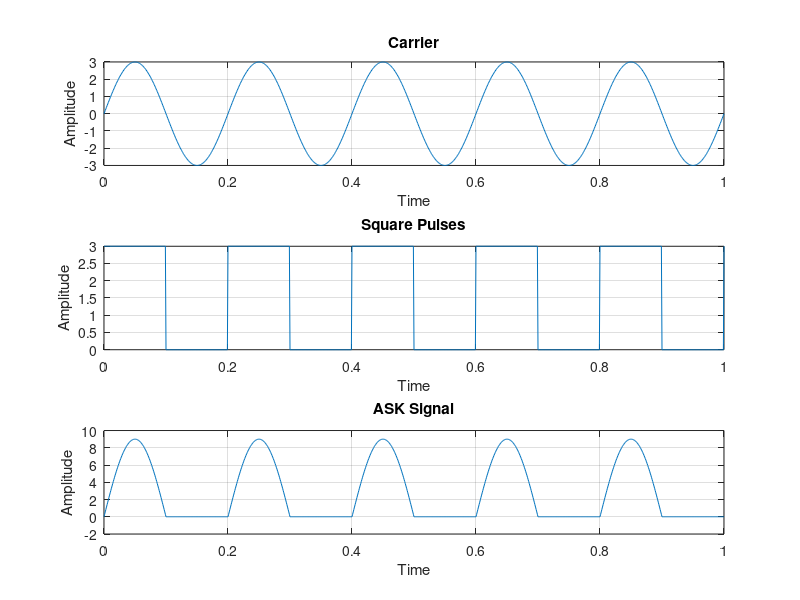

Here is the MATLAB script that generated this plot:
clear all;
clc;
close all;
F1=input('Enter the frequency of carrier=');
F2=input('Enter the frequency of pulse=');
A=3;%Amplitude
t=0:0.001:1;
x=A.*sin(2*pi*F1*t);%Carrier Sine wave
u=A/2.*square(2*pi*F2*t)+(A/2);%Square wave message
v=x.*u;
subplot(3,1,1);
plot(t,x);
xlabel('Time');
ylabel('Amplitude');
title('Carrier');
grid on;
subplot(3,1,2);
plot(t,u);
xlabel('Time');
ylabel('Amplitude');
title('Square Pulses');
grid on;
subplot(3,1,3);
plot(t,v);
xlabel('Time');
ylabel('Amplitude');
title('ASK Signal');
grid on;